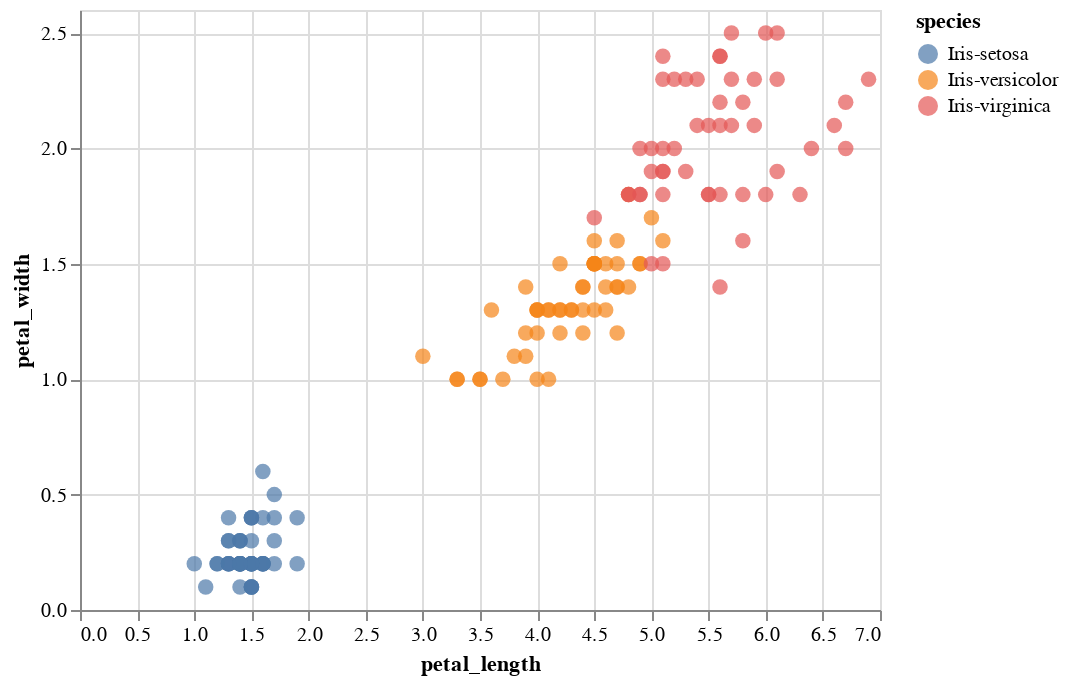

This figure's notebook cell:
### Markdown cell above
## Part B: Visualize the Data

Use your preferred visualization library to create a scatterplot showing petal length vs petal width. You should plot each flower species as a different color on the scatter plot.

### Code cell
import altair as alt
alt.Chart(flowers).mark_circle(size=60).encode(
    x='petal_length',
    y='petal_width',
    color='species',
    tooltip=[ 'species', 'petal_length', 'petal_width']
).interactive()

### Figure 1 — Vega-Lite specification as saved in the notebook (floating-point values rounded to 4 significant figures; data arrays with more than 128 entries replaced by an {"elided": "..."} marker saying what was removed)
{"config": {"view": {"continuousWidth": 400, "continuousHeight": 300}}, "data": {"name": "data-2d94771ea62125b445223a5fc16e2995"}, "mark": {"type": "circle", "size": 60}, "encoding": {"color": {"field": "species", "type": "nominal"}, "tooltip": [{"field": "species", "type": "nominal"}, {"field": "petal_length", "type": "quantitative"}, {"field": "petal_width", "type": "quantitative"}], "x": {"field": "petal_length", "type": "quantitative"}, "y": {"field": "petal_width", "type": "quantitative"}}, "selection": {"selector009": {"type": "interval", "bind": "scales", "encodings": ["x", "y"]}}, "$schema": "https://vega.github.io/schema/vega-lite/v4.17.0.json", "datasets": {"data-2d94771ea62125b445223a5fc16e2995": {"elided": "150 records"}}}
